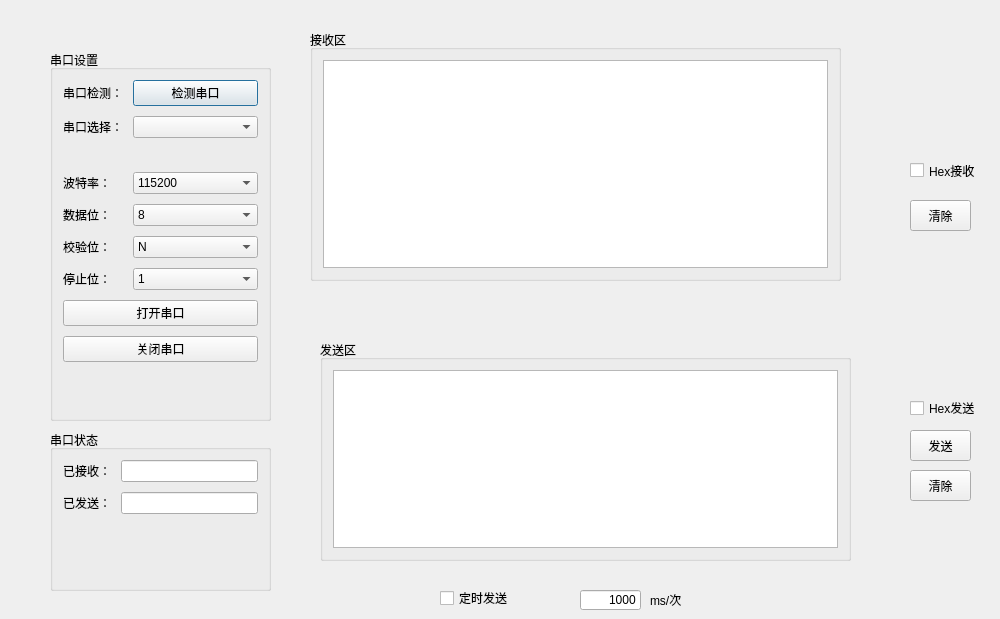
    <widget class="QWidget" name="tab_3">
     <attribute name="title">
      <string>参数设置</string>
     </attribute>
     <widget class="QGroupBox" name="formGroupBox">
      <property name="geometry">
       <rect>
        <x>50</x>
        <y>50</y>
        <width>221</width>
        <height>371</height>
       </rect>
      </property>
      <property name="title">
       <string>串口设置</string>
      </property>
      <layout class="QFormLayout" name="formLayout">
       <property name="horizontalSpacing">
        <number>10</number>
       </property>
       <property name="verticalSpacing">
        <number>10</number>
       </property>
       <property name="leftMargin">
        <number>10</number>
       </property>
       <property name="topMargin">
        <number>10</number>
       </property>
       <property name="rightMargin">
        <number>10</number>
       </property>
       <property name="bottomMargin">
        <number>10</number>
       </property>
       <item row="0" column="0">
        <widget class="QLabel" name="s1__lb_1">
         <property name="text">
          <string>串口检测：</string>
         </property>
        </widget>
       </item>
       <item row="0" column="1">
        <widget class="QPushButton" name="s1__box_1">
         <property name="text">
          <string>检测串口</string>
         </property>
         <property name="autoRepeatInterval">
          <number>100</number>
         </property>
         <property name="default">
          <bool>true</bool>
         </property>
        </widget>
       </item>
       <item row="1" column="0">
        <widget class="QLabel" name="s1__lb_2">
         <property name="text">
          <string>串口选择：</string>
         </property>
        </widget>
       </item>
       <item row="1" column="1">
        <widget class="QComboBox" name="s1__box_2"/>
       </item>
       <item row="3" column="0">
        <widget class="QLabel" name="s1__lb_3">
         <property name="text">
          <string>波特率：</string>
         </property>
        </widget>
       </item>
       <item row="3" column="1">
        <widget class="QComboBox" name="s1__box_3">
         <item>
          <property name="text">
           <string>115200</string>
          </property>
         </item>
         <item>
          <property name="text">
           <string>2400</string>
          </property>
         </item>
         <item>
          <property name="text">
           <string>4800</string>
          </property>
         </item>
         <item>
          <property name="text">
           <string>9600</string>
          </property>
         </item>
         <item>
          <property name="text">
           <string>14400</string>
          </property>
         </item>
         <item>
          <property name="text">
           <string>19200</string>
          </property>
         </item>
         <item>
          <property name="text">
           <string>38400</string>
          </property>
         </item>
         <item>
          <property name="text">
           <string>57600</string>
          </property>
         </item>
         <item>
          <property name="text">
           <string>76800</string>
          </property>
         </item>
         <item>
          <property name="text">
           <string>12800</string>
          </property>
         </item>
         <item>
          <property name="text">
           <string>230400</string>
          </property>
         </item>
         <item>
          <property name="text">
           <string>460800</string>
          </property>
         </item>
        </widget>
       </item>
       <item row="4" column="0">
        <widget class="QLabel" name="s1__lb_4">
         <property name="text">
          <string>数据位：</string>
         </property>
        </widget>
       </item>
       <item row="4" column="1">
        <widget class="QComboBox" name="s1__box_4">
         <item>
          <property name="text">
           <string>8</string>
          </property>
         </item>
         <item>
          <property name="text">
           <string>7</string>
          </property>
         </item>
         <item>
          <property name="text">
           <string>6</string>
          </property>
         </item>
         <item>
          <property name="text">
           <string>5</string>
          </property>
         </item>
        </widget>
       </item>
       <item row="5" column="0">
        <widget class="QLabel" name="s1__lb_5">
         <property name="text">
          <string>校验位：</string>
         </property>
        </widget>
       </item>
       <item row="5" column="1">
        <widget class="QComboBox" name="s1__box_5">
         <item>
          <property name="text">
           <string>N</string>
          </property>
         </item>
        </widget>
       </item>
       <item row="7" column="0" colspan="2">
        <widget class="QPushButton" name="open_button">
         <property name="text">
          <string>打开串口</string>
         </property>
        </widget>
       </item>
       <item row="8" column="0" colspan="2">
        <widget class="QPushButton" name="close_button">
         <property name="text">
          <string>关闭串口</string>
         </property>
        </widget>
       </item>
       <item row="6" column="0">
        <widget class="QLabel" name="s1__lb_6">
         <property name="text">
          <string>停止位：</string>
         </property>
        </widget>
       </item>
       <item row="6" column="1">
        <widget class="QComboBox" name="s1__box_6">
         <item>
          <property name="text">
           <string>1</string>
          </property>
         </item>
        </widget>
       </item>
       <item row="2" column="0" colspan="2">
        <widget class="QLabel" name="state_label">
         <property name="text">
          <string/>
         </property>
         <property name="textFormat">
          <enum>Qt::AutoText</enum>
         </property>
         <property name="scaledContents">
          <bool>true</bool>
         </property>
         <property name="alignment">
          <set>Qt::AlignRight|Qt::AlignTrailing|Qt::AlignVCenter</set>
         </property>
        </widget>
       </item>
      </layout>
     </widget>
     <widget class="QGroupBox" name="formGroupBox_2">
      <property name="geometry">
       <rect>
        <x>50</x>
        <y>430</y>
        <width>221</width>
        <height>161</height>
       </rect>
      </property>
      <property name="title">
       <string>串口状态</string>
      </property>
      <layout class="QFormLayout" name="formLayout_2">
       <property name="horizontalSpacing">
        <number>10</number>
       </property>
       <property name="verticalSpacing">
        <number>10</number>
       </property>
       <property name="leftMargin">
        <number>10</number>
       </property>
       <property name="topMargin">
        <number>10</number>
       </property>
       <property name="rightMargin">
        <number>10</number>
       </property>
       <property name="bottomMargin">
        <number>10</number>
       </property>
       <item row="0" column="0">
        <widget class="QLabel" name="label_141">
         <property name="text">
          <string>已接收：</string>
         </property>
        </widget>
       </item>
       <item row="1" column="0">
        <widget class="QLabel" name="label_142">
         <property name="text">
          <string>已发送：</string>
         </property>
        </widget>
       </item>
       <item row="0" column="1">
        <widget class="QLineEdit" name="lineEdit"/>
       </item>
       <item row="1" column="1">
        <widget class="QLineEdit" name="lineEdit_2"/>
       </item>
      </layout>
     </widget>
     <widget class="QGroupBox" name="verticalGroupBox">
      <property name="geometry">
       <rect>
        <x>310</x>
        <y>30</y>
        <width>531</width>
        <height>251</height>
       </rect>
      </property>
      <property name="title">
       <string>接收区</string>
      </property>
      <layout class="QVBoxLayout" name="verticalLayout_3">
       <property name="leftMargin">
        <number>10</number>
       </property>
       <property name="topMargin">
        <number>10</number>
       </property>
       <property name="rightMargin">
        <number>10</number>
       </property>
       <property name="bottomMargin">
        <number>10</number>
       </property>
       <item>
        <widget class="QTextBrowser" name="s2__receive_text"/>
       </item>
      </layout>
     </widget>
     <widget class="QGroupBox" name="verticalGroupBox_2">
      <property name="geometry">
       <rect>
        <x>320</x>
        <y>340</y>
        <width>531</width>
        <height>221</height>
       </rect>
      </property>
      <property name="title">
       <string>发送区</string>
      </property>
      <layout class="QVBoxLayout" name="verticalLayout_4">
       <property name="leftMargin">
        <number>10</number>
       </property>
       <property name="topMargin">
        <number>10</number>
       </property>
       <property name="rightMargin">
        <number>10</number>
       </property>
       <property name="bottomMargin">
        <number>10</number>
       </property>
       <item>
        <widget class="QTextEdit" name="s3__send_text">
         <property name="html">
          <string>&lt;!DOCTYPE HTML PUBLIC &quot;-//W3C//DTD HTML 4.0//EN&quot; &quot;http://www.w3.org/TR/REC-html40/strict.dtd&quot;&gt;
&lt;html&gt;&lt;head&gt;&lt;meta name=&quot;qrichtext&quot; content=&quot;1&quot; /&gt;&lt;style type=&quot;text/css&quot;&gt;
p, li { white-space: pre-wrap; }
&lt;/style&gt;&lt;/head&gt;&lt;body style=&quot; font-family:'SimSun'; font-size:9pt; font-weight:400; font-style:normal;&quot;&gt;
&lt;p style=&quot;-qt-paragraph-type:empty; margin-top:0px; margin-bottom:0px; margin-left:0px; margin-right:0px; -qt-block-indent:0; text-indent:0px;&quot;&gt;&lt;br /&gt;&lt;/p&gt;&lt;/body&gt;&lt;/html&gt;</string>
         </property>
        </widget>
       </item>
      </layout>
     </widget>
     <widget class="QCheckBox" name="timer_send_cb">
      <property name="geometry">
       <rect>
        <x>440</x>
        <y>590</y>
        <width>91</width>
        <height>16</height>
       </rect>
      </property>
      <property name="text">
       <string>定时发送</string>
      </property>
     </widget>
     <widget class="QLabel" name="dw">
      <property name="geometry">
       <rect>
        <x>650</x>
        <y>590</y>
        <width>54</width>
        <height>20</height>
       </rect>
      </property>
      <property name="text">
       <string>ms/次</string>
      </property>
     </widget>
     <widget class="QLineEdit" name="lineEdit_3">
      <property name="geometry">
       <rect>
        <x>580</x>
        <y>590</y>
        <width>61</width>
        <height>20</height>
       </rect>
      </property>
      <property name="text">
       <string>1000</string>
      </property>
      <property name="alignment">
       <set>Qt::AlignRight|Qt::AlignTrailing|Qt::AlignVCenter</set>
      </property>
     </widget>
     <widget class="QPushButton" name="s3__send_button">
      <property name="geometry">
       <rect>
        <x>910</x>
        <y>430</y>
        <width>61</width>
        <height>31</height>
       </rect>
      </property>
      <property name="text">
       <string>发送</string>
      </property>
     </widget>
     <widget class="QPushButton" name="s3__clear_button">
      <property name="geometry">
       <rect>
        <x>910</x>
        <y>470</y>
        <width>61</width>
        <height>31</height>
       </rect>
      </property>
      <property name="text">
       <string>清除</string>
      </property>
     </widget>
     <widget class="QCheckBox" name="hex_receive">
      <property name="geometry">
       <rect>
        <x>910</x>
        <y>160</y>
        <width>81</width>
        <height>21</height>
       </rect>
      </property>
      <property name="text">
       <string>Hex接收</string>
      </property>
     </widget>
     <widget class="QPushButton" name="s2__clear_button">
      <property name="geometry">
       <rect>
        <x>910</x>
        <y>200</y>
        <width>61</width>
        <height>31</height>
       </rect>
      </property>
      <property name="text">
       <string>清除</string>
      </property>
     </widget>
     <widget class="QCheckBox" name="hex_send">
      <property name="geometry">
       <rect>
        <x>910</x>
        <y>400</y>
        <width>81</width>
        <height>16</height>
       </rect>
      </property>
      <property name="text">
       <string>Hex发送</string>
      </property>
     </widget>
    </widget>
